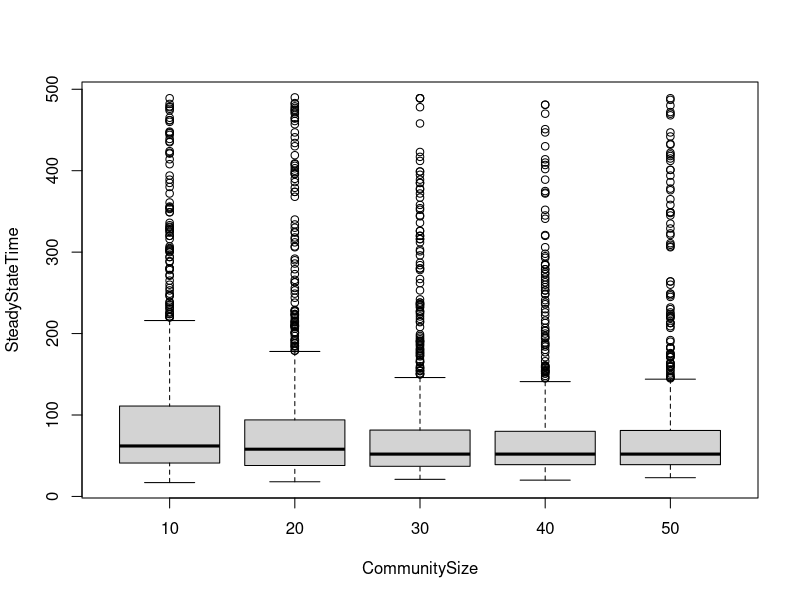

Source code (R):
HOI_SS10 = read.csv('HOI_SS10.csv')
HOI_SS20 = read.csv('HOI_SS20.csv')
HOI_SS30 = read.csv('HOI_SS30.csv')
HOI_SS40 = read.csv('HOI_SS40.csv')
HOI_SS50 = read.csv('HOI_SS50.csv')

HOI_list = list(HOI_SS10,HOI_SS20,HOI_SS30,HOI_SS40,HOI_SS50)

CommunitySteadyStateDF <- data.frame()
#The order of HOI matrices stored in the list
HOI_i <- 10

#Loop through HOI_SS10, HOI_SS20...
for (HOI in HOI_list) {
  numOfEntries = nrow(HOI)
  #CommunitySteadyStateTime to store the time when the whole community has reached steady state
  CommunitySteadyStateTime <- matrix(nrow = numOfEntries, ncol = 2)
  colnames(CommunitySteadyStateTime) <- c('CommunitySize', 'SteadyStateTime')
  for (i in 1:numOfEntries) {
    #If there is NA in a particular row, this community combination did not reach SS within integration time. Move to next row
    if (!any(is.na(HOI[i,]))) {
      CommunitySteadyStateTime[i,1] <- HOI_i
      CommunitySteadyStateTime[i,2] <- max(HOI[i,2:ncol(HOI)])
    }
    else{
      CommunitySteadyStateTime[i,1] <- HOI_i
      CommunitySteadyStateTime[i,2] <- NA
    }
  }
  #Finished looping through an HOI matrix, store the CommunitySteadyStateTime vector to a list
  CommunitySteadyStateDF <-  rbind(CommunitySteadyStateDF,as.data.frame(CommunitySteadyStateTime))
  HOI_i <- HOI_i+10
}

boxplot(SteadyStateTime~CommunitySize ,data = CommunitySteadyStateDF)




